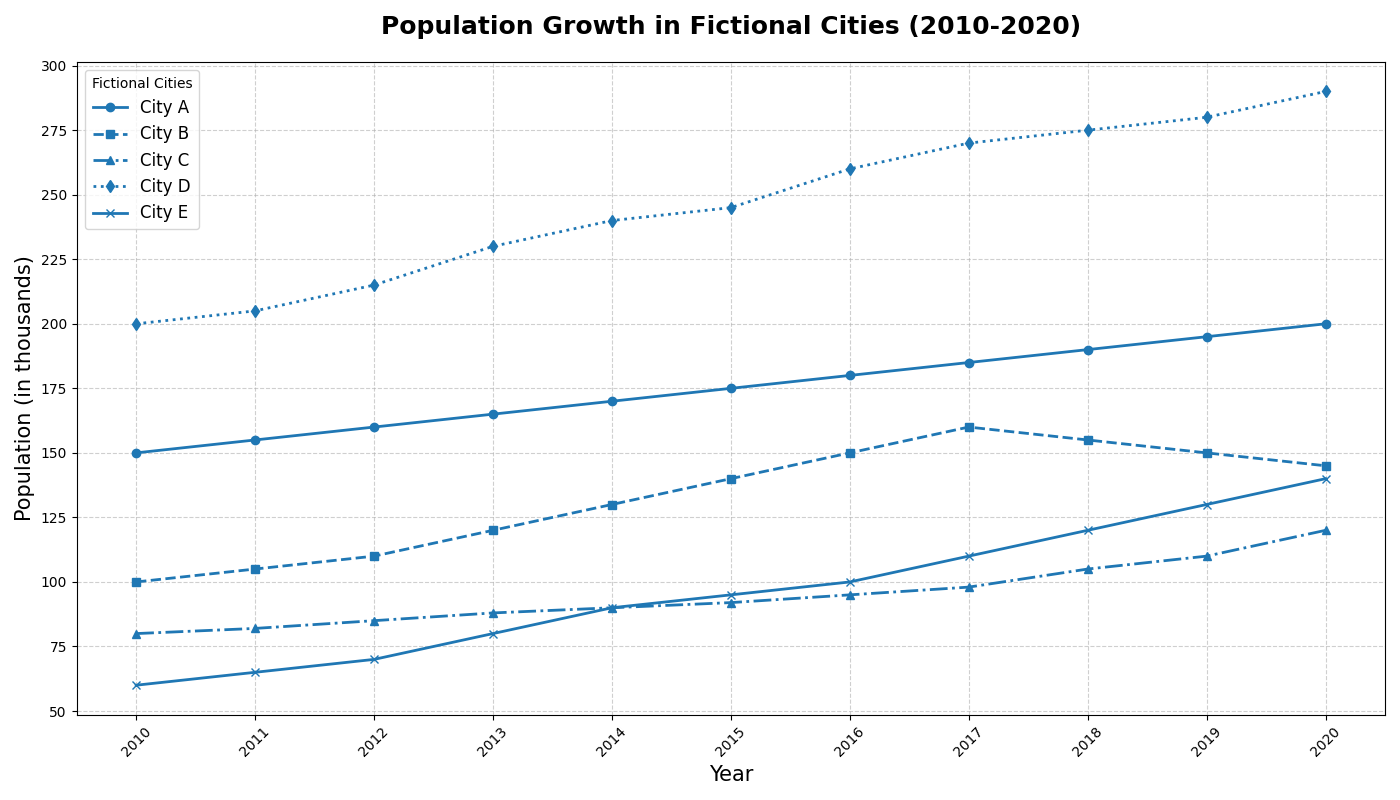

Python code for this plot:
import matplotlib.pyplot as plt
import numpy as np

# Years from 2010 to 2020
years = np.arange(2010, 2021)

# Population data for each fictional city (in thousands)
city_a = [150, 155, 160, 165, 170, 175, 180, 185, 190, 195, 200]
city_b = [100, 105, 110, 120, 130, 140, 150, 160, 155, 150, 145]
city_c = [80, 82, 85, 88, 90, 92, 95, 98, 105, 110, 120]
city_d = [200, 205, 215, 230, 240, 245, 260, 270, 275, 280, 290]
city_e = [60, 65, 70, 80, 90, 95, 100, 110, 120, 130, 140]

# Create the plot
fig, ax = plt.subplots(figsize=(14, 8))

# Plot line charts for each city with a consistent color
cons_color = '#1f77b4' # Single color for all plots
ax.plot(years, city_a, marker='o', linestyle='-', linewidth=2, label='City A', color=cons_color)
ax.plot(years, city_b, marker='s', linestyle='--', linewidth=2, label='City B', color=cons_color)
ax.plot(years, city_c, marker='^', linestyle='-.', linewidth=2, label='City C', color=cons_color)
ax.plot(years, city_d, marker='d', linestyle=':', linewidth=2, label='City D', color=cons_color)
ax.plot(years, city_e, marker='x', linestyle='-', linewidth=2, label='City E', color=cons_color)

# Title and labels
ax.set_title('Population Growth in Fictional Cities (2010-2020)', fontsize=18, fontweight='bold', pad=20)
ax.set_xlabel('Year', fontsize=15)
ax.set_ylabel('Population (in thousands)', fontsize=15)

# Customize y-ticks
ax.set_yticks(range(50, 301, 25))

# Customize x-ticks
ax.set_xticks(years)
ax.tick_params(axis='x', rotation=45)

# Add grid 
ax.grid(True, linestyle='--', alpha=0.6)

# Add legend
ax.legend(title='Fictional Cities', fontsize=12, loc='upper left')

# Automatically adjust layout
plt.tight_layout()

# Show plot
plt.show()
